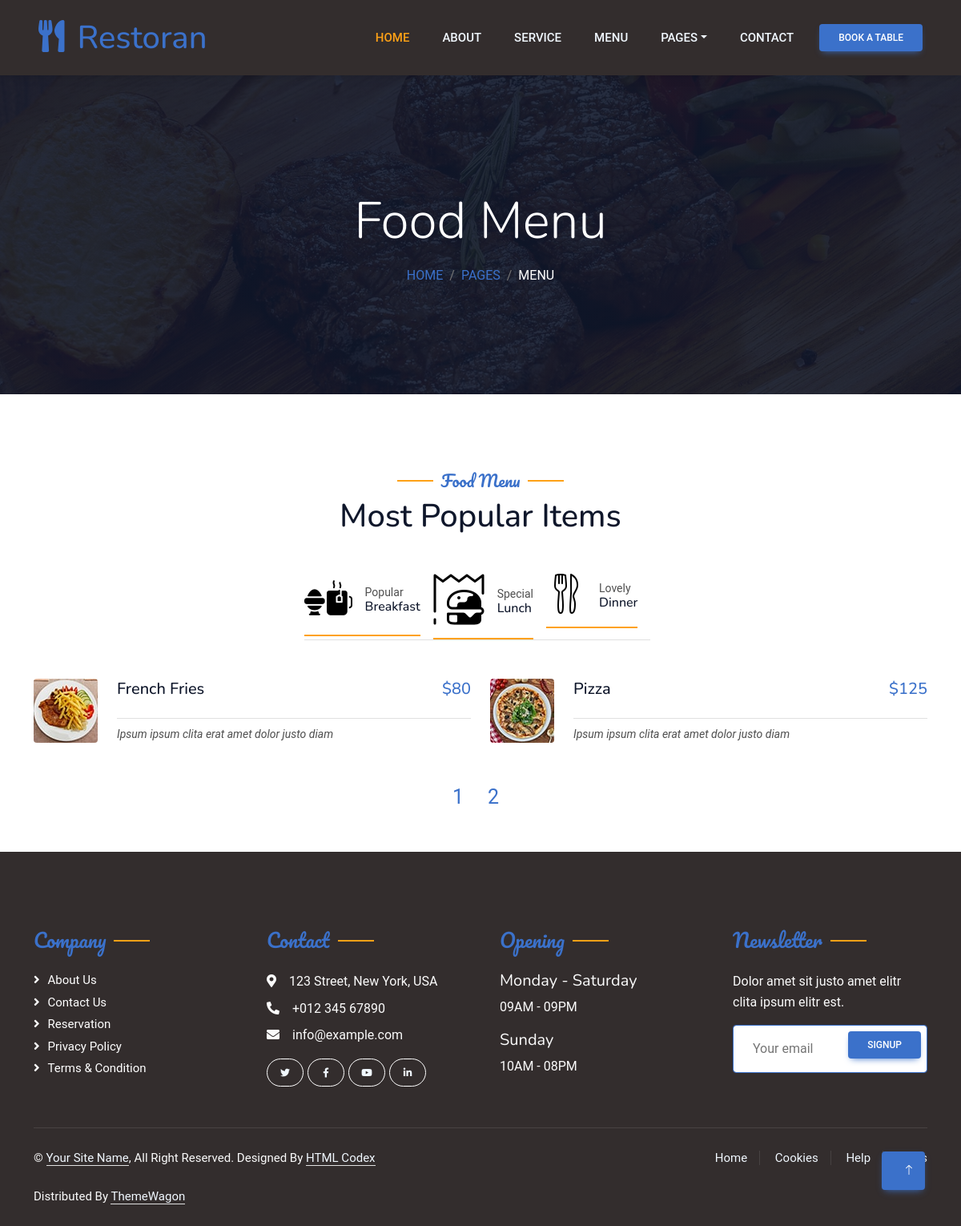
The app's page /menu.php?page=2 with its own data.
### tables this page shows
CREATE TABLE `menu` (
  `id` int(11) NOT NULL,
  `menu_title` varchar(255) NOT NULL,
  `menu_subtitle` varchar(255) NOT NULL,
  `text1` varchar(255) DEFAULT NULL,
  `text2` varchar(255) DEFAULT NULL,
  `logo` varchar(255) NOT NULL,
  `food_img` varchar(255) NOT NULL,
  `me_item` varchar(255) NOT NULL,
  `price` varchar(255) NOT NULL,
  `me_desc` varchar(255) NOT NULL
);

### menu.php (the view, shortened to what this page needs)
<?php  include('inc/header.php');  ?>
<body>
    <div class="container-xxl bg-white p-0">
        <div class="container-xxl position-relative p-0">
            <?php  include('inc/navbar.php');  ?>
            <div class="container-xxl py-5 bg-dark hero-header mb-5">
                <div class="container text-center my-5 pt-5 pb-4">
                    <h1 class="display-3 text-white mb-3 animated slideInDown">Food Menu</h1>
                    <nav aria-label="breadcrumb">
                        <ol class="breadcrumb justify-content-center text-uppercase">
                            <li class="breadcrumb-item"><a href="#">Home</a></li>
                            <li class="breadcrumb-item"><a href="#">Pages</a></li>
                            <li class="breadcrumb-item text-white active" aria-current="page">Menu</li>
                        </ol>
                    </nav>
                </div>
            </div>
        </div>
        <div class="container-xxl py-5">
            <div class="container">
                <div class="text-center wow fadeInUp" data-wow-delay="0.1s">
                    <?php
                    $query= "SELECT * FROM menu";
                    $result= mysqli_query($conn, $query);
                    $data=$result->fetch_assoc();
                    ?>
                    <h5 class="section-title ff-secondary text-center text-primary fw-normal">
                        <?php echo $data['menu_title'];?></h5>
                    <h1 class="mb-5"><?php echo $data['menu_subtitle'];?></h1>
                </div>
                <div class="tab-class text-center wow fadeInUp" data-wow-delay="0.1s">
                    <ul class="nav nav-pills d-inline-flex justify-content-center border-bottom mb-5">
                        <?php
                     $query= "SELECT * FROM menu limit 3";
                     $result= mysqli_query($conn, $query);
                    while($data1=mysqli_fetch_array($result)){
                        ?>
                        <li class="nav-item">
                            <a class="d-flex align-items-center text-start mx-3 ms-0 pb-3 active" data-bs-toggle="pill"
                                href="#tab-1">
                                <img class="img-fluid" src="<?php echo "admin/uploads/". $data1['logo'];?>" alt="">
                                <div class="ps-3">
                                    <small class="text-body"><?php echo $data1['text1'];?></small>
                                    <h6 class="mt-n1 mb-0"><?php echo $data1['text2'];?></h6>
                                </div>
                            </a>
                        </li>
                        <?php
                                }
                                ?>
                    </ul>
                    <div class="tab-content">
                        <div id="tab-1" class="tab-pane fade show p-0 active">
                            <div class="row g-4">
                                <?php
                                    $limit = 4;
                                     if (isset($_GET["page"])) {
                                     $pn  = $_GET["page"];
                                } else {
                                    $pn=1;
                                };
                                $start_from = ($pn-1) * $limit;
                                $sql = "SELECT * FROM menu order by id  LIMIT $start_from, $limit";
                                 $result= mysqli_query($conn, $sql);
                                while($data2=mysqli_fetch_array($result)){
                                 ?>
                                <div class="col-lg-6">
                                    <div class="d-flex align-items-center">
                                        <img class="flex-shrink-0 img-fluid rounded"
                                            src="<?php echo "admin/uploads/". $data2['food_img'];?>" alt=""
                                            style="width: 80px;">
                                        <div class="w-100 d-flex flex-column text-start ps-4">
                                            <h5 class="d-flex justify-content-between border-bottom pb-2">
                                                <span><?php echo $data2['me_item'];?></span>
                                                <span class="text-primary">
                                                    <p>$<?php echo $data2['price'];?></p>
                                                </span>
                                            </h5>
                                            <small class="fst-italic"><?php echo $data2['me_desc'];?></small>
                                        </div>
                                    </div>
                                </div>
                                <?php
                                    }?>
                            </div>
                        </div>
                    </div>
                </div>
            </div>
        </div>
        <div class="pagination-section col-lg-1 m-auto">
            <ul class="pagination">
                <?php
                            $sql = "SELECT COUNT(*) FROM menu";
                            $rs_result = mysqli_query($conn, $sql);
                            $row = mysqli_fetch_row($rs_result);
                            $total_records = $row[0];
                            $total_pages = ceil($total_records / $limit);
                            $pagLink = "";
                            for ($i=1; $i<=$total_pages; $i++) {
                                if ($i==$pn) {
                                    $pagLink .= "<li class='active'><a href='menu.php?page="
                                                                    .$i."' style='padding:15px; font-size:25px;'>".$i."</a></li>";
                                }
                                else  {
                                    $pagLink .= "<li><a href='menu.php?page=".$i."'style='padding:15px; font-size:25px;'>
                                                                    ".$i."</a></li>";
                                }
                            };
                            echo $pagLink;
                            ?>
            </ul>
        </div>
        <?php  include('inc/footer.php');  ?>

### css/style.css (style rules this page uses)
:root { --primary: #FEA116; --light: #F1F8FF; --dark: #0F172B; }
.ff-secondary { font-family: 'Pacifico', cursive; }
.hero-header { background: linear-gradient(rgba(15, 23, 43, .9), rgba(15, 23, 43, .9)), url(../img/bg-hero.jpg); background-position: center center; background-repeat: no-repeat; background-size: cover; }
.breadcrumb-item + .breadcrumb-item::before { color: rgba(255, 255, 255, .5); }
.section-title { position: relative; display: inline-block; }
.section-title::before { position: absolute; content: ""; width: 45px; height: 2px; top: 50%; left: -55px; margin-top: -1px; background: var(--primary); }
.section-title::after { position: absolute; content: ""; width: 45px; height: 2px; top: 50%; right: -55px; margin-top: -1px; background: var(--primary); }
.nav-pills .nav-item .active { border-bottom: 2px solid var(--primary); }

### records on screen
menu: menu_title "Food Menu", menu_subtitle "Most Popular Items", logo (picture), text1 "Popular", text2 "Breakfast"
menu: logo (picture), text1 "Special", text2 "Lunch"
menu: logo (picture), text1 "Lovely", text2 "Dinner"
menu: food_img (picture), me_item "French Fries", price "80", me_desc "Ipsum ipsum clita erat amet dolor justo diam"
menu: food_img (picture), me_item "Pizza", price "125", me_desc "Ipsum ipsum clita erat amet dolor justo diam"
